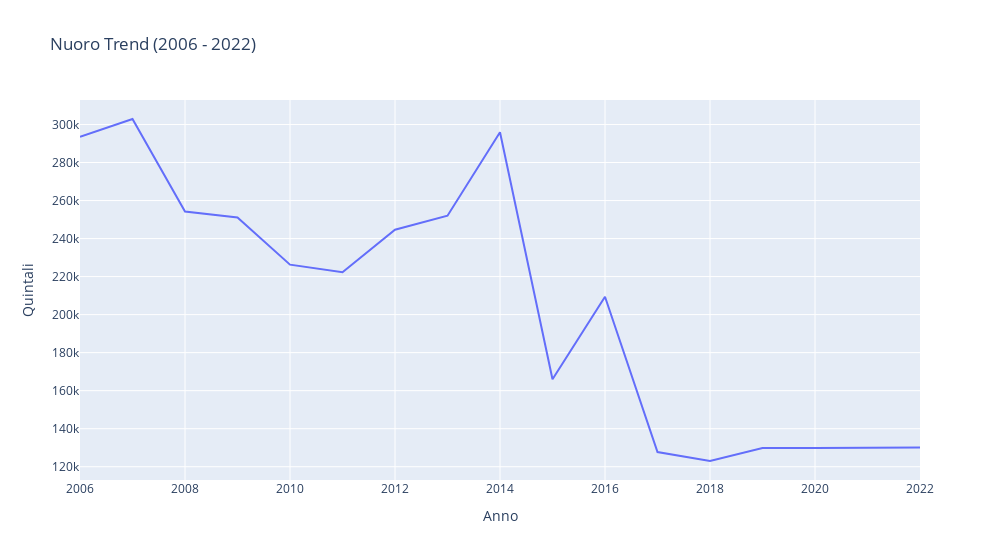

Source (notebook cell):
### Code cell
import plotly.express as px


fig = px.line( nuoro,
              x = 'Anno',
              y = 'Quintali',
              hover_data = ['Classifica', 'Var.%'],
              width = 1000,
              title = 'Nuoro Trend (2006 - 2022)')

fig.show()

### Figure 1 — Plotly figure (JSON) as saved in the notebook; plotly's stock layout.template omitted (floating-point values rounded to 4 significant figures)
{"data": [{"customdata": [[51, 0], [49, 3.18], [51, -16.06], [50, -1.24], [55, -9.89], [53, -1.76], [50, 10.05], [51, 3.03], [46, 17.43], [60, -43.9], [55, 26.1], [66, -39.01], [66, -3.68], [66, 5.51], [66, 0], [64, 0], [61, 0.29]], "hovertemplate": "Anno=%{x}<br>Quintali=%{y}<br>Classifica=%{customdata[0]}<br>Var.%=%{customdata[1]}<extra></extra>", "legendgroup": "", "line": {"color": "#636efa", "dash": "solid"}, "marker": {"symbol": "circle"}, "mode": "lines", "name": "", "orientation": "v", "showlegend": false, "type": "scatter", "x": [2006, 2007, 2008, 2009, 2010, 2011, 2012, 2013, 2014, 2015, 2016, 2017, 2018, 2019, 2020, 2021, 2022], "xaxis": "x", "y": [293550, 302887, 254254, 251100, 226272, 222296, 244631, 252032, 295962, 166039, 209382, 127709, 123008, 129782, 129782, 129782, 130163], "yaxis": "y"}], "layout": {"legend": {"tracegroupgap": 0}, "title": {"text": "Nuoro Trend (2006 - 2022)"}, "width": 1000, "xaxis": {"anchor": "y", "domain": [0, 1], "title": {"text": "Anno"}}, "yaxis": {"anchor": "x", "domain": [0, 1], "title": {"text": "Quintali"}}}}
